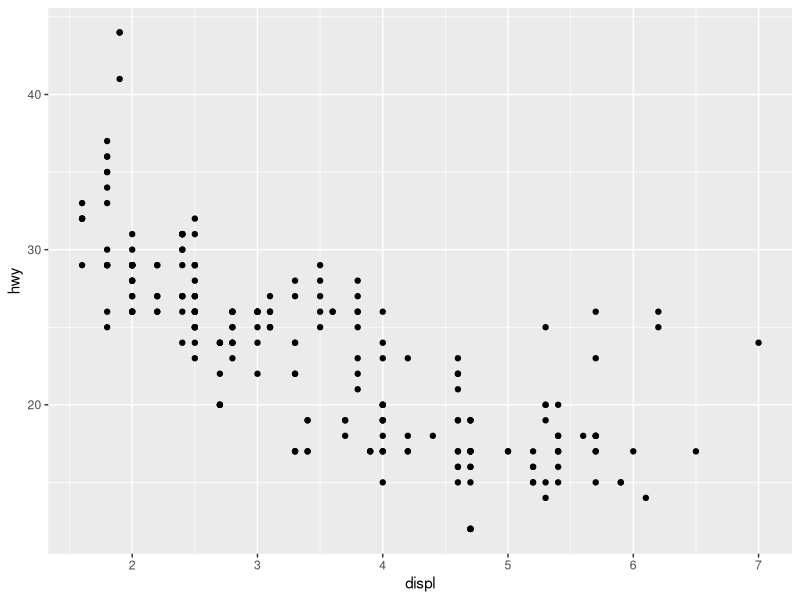
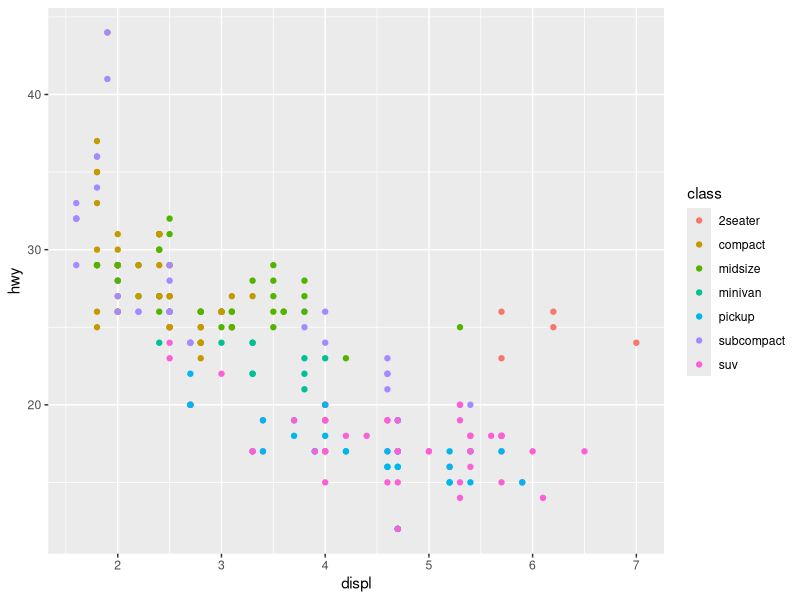
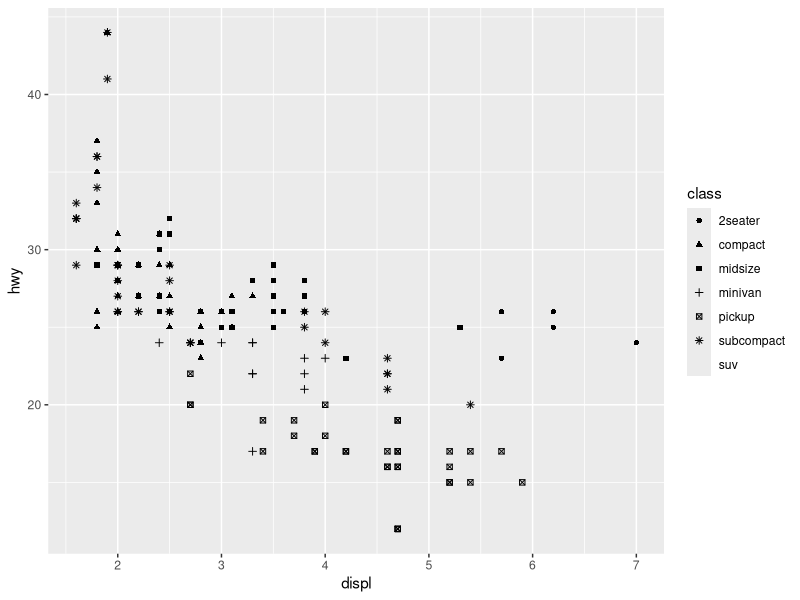
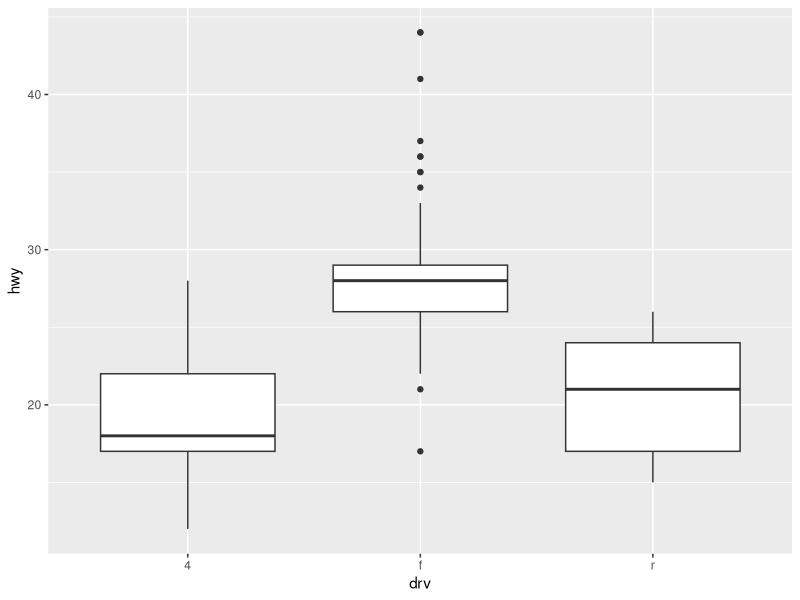
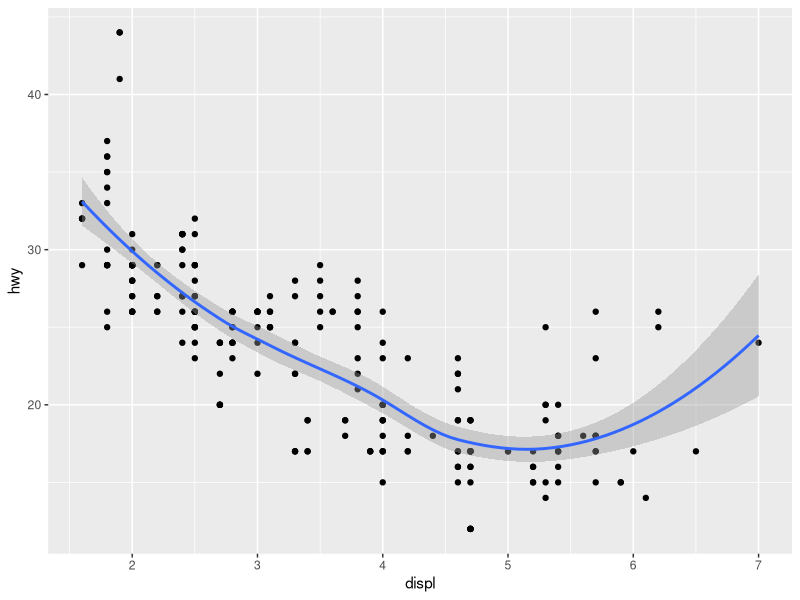
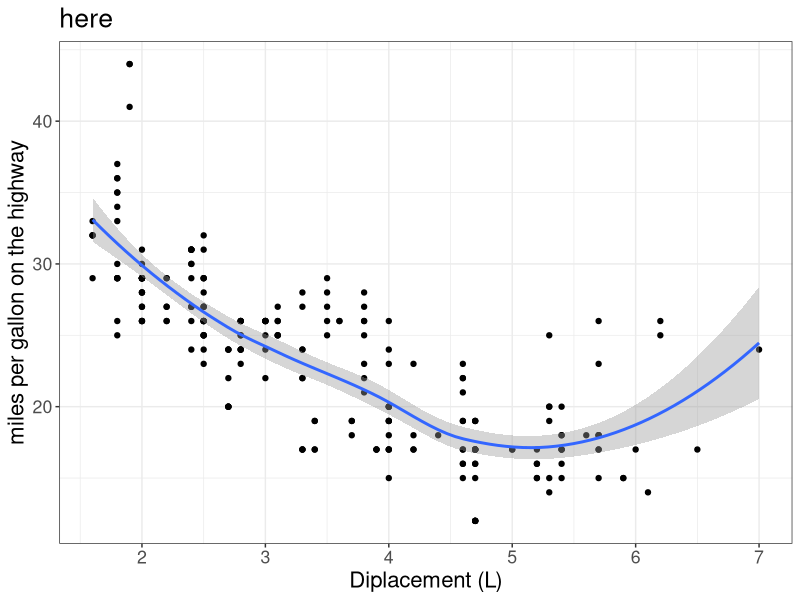

R code for these plots, in order:
## ---- chunk 1
knitr::opts_chunk$set(echo=TRUE)
library(tidyverse)
## ---- chunk 2

g <- ggplot(data = mpg,
            aes(x = displ, y = hwy))
g+geom_point()
## ---- chunk 3
g + geom_point(aes(color = class))
## ---- chunk 4
g + geom_point(aes(shape = class))
## ---- chunk 5
ggplot(mpg, aes(x=drv, y = hwy))+ geom_boxplot()

## ---- chunk 6
ggplot(mpg, aes(displ, hwy))+
  geom_point()+
  geom_smooth()

## ---- chunk 7
ggplot(mpg, aes(displ, hwy))+
  geom_point()+
  geom_smooth()+
  labs(title = "here", x = "Diplacement (L)", y= "miles per gallon on the highway")+
  theme_bw()+
  theme(text =element_text(size = 16))

